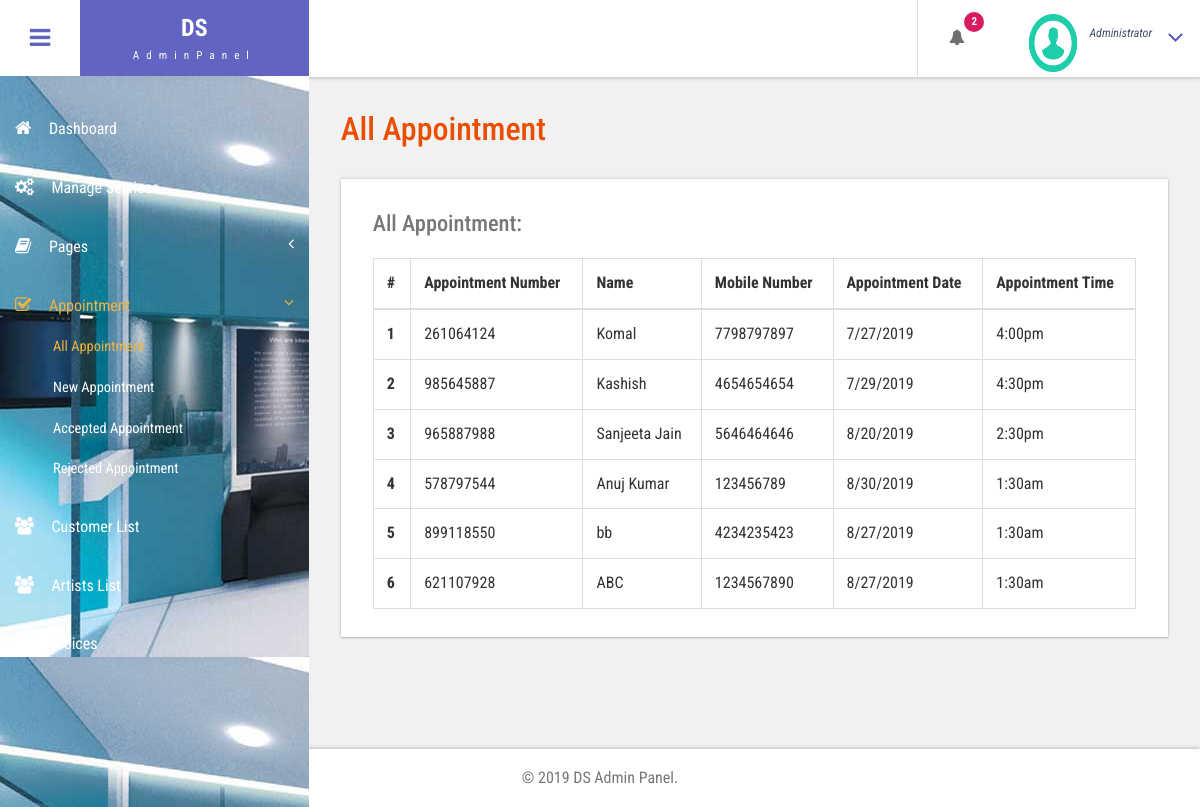
The app's page /admin/all-appointment.php with its own data.
### tables this page shows
CREATE TABLE `tblappointment` (
  `ID` int(10) NOT NULL,
  `AptNumber` varchar(80) DEFAULT NULL,
  `Name` varchar(120) DEFAULT NULL,
  `Email` varchar(120) DEFAULT NULL,
  `PhoneNumber` bigint(11) DEFAULT NULL,
  `AptDate` varchar(120) DEFAULT NULL,
  `AptTime` varchar(120) DEFAULT NULL,
  `Services` varchar(120) DEFAULT NULL,
  `ApplyDate` timestamp NULL DEFAULT current_timestamp(),
  `Remark` varchar(250) NOT NULL,
  `Status` varchar(50) NOT NULL,
  `RemarkDate` timestamp NOT NULL DEFAULT '0000-00-00 00:00:00' ON UPDATE current_timestamp()
);

### admin/all-appointment.php (the view, shortened to what this page needs)
<?php
include('includes/dbconnection.php');
  ?>
<!DOCTYPE HTML>
<html>
<head>
<link href="css/bootstrap.css" rel='stylesheet' type='text/css' />
<link href="css/style.css" rel='stylesheet' type='text/css' />
<link href="css/font-awesome.css" rel="stylesheet">
<link href="css/animate.css" rel="stylesheet" type="text/css" media="all">
<link href="css/custom.css" rel="stylesheet">
</head>
<body class="cbp-spmenu-push">
	<div class="main-content">
		 <?php include_once('includes/sidebar.php');?>
		 <?php include_once('includes/header.php');?>
		<div id="page-wrapper">
			<div class="main-page">
				<div class="tables">
					<h3 class="title1">All Appointment</h3>
					<div class="table-responsive bs-example widget-shadow">
						<h4>All Appointment:</h4>
						<table class="table table-bordered"> <thead> <tr> <th>#</th> <th> Appointment Number</th> <th>Name</th><th>Mobile Number</th> <th>Appointment Date</th><th>Appointment Time</th> </tr> </thead> <tbody>
<?php
$ret=mysqli_query($con,"select *from  tblappointment");
$cnt=1;
while ($row=mysqli_fetch_array($ret)) {
?>
						 <tr> <th scope="row"><?php echo $cnt;?></th> <td><?php  echo $row['AptNumber'];?></td> <td><?php  echo $row['Name'];?></td><td><?php  echo $row['PhoneNumber'];?></td><td><?php  echo $row['AptDate'];?></td> <td><?php  echo $row['AptTime'];?></td>  </tr>   <?php
$cnt=$cnt+1;
}?></tbody> </table>
					</div>
				</div>
			</div>
		</div>
		 <?php include_once('includes/footer.php');?>
	</div>
</body>
</html>

### admin/includes/sidebar.php (shortened to what this page needs)
<div class=" sidebar" role="navigation">
          <div class="navbar-collapse">
      <nav class="cbp-spmenu cbp-spmenu-vertical cbp-spmenu-left" id="cbp-spmenu-s1">
        <ul class="nav" id="side-menu">
          <li>
            <a href="dashboard.php"><i class="fa fa-home nav_icon"></i>Dashboard</a>
          </li>
          <li>
           <a href="manage-services.php"><i class="fa fa-cogs nav_icon"></i>Manage Services </a>
          </li>
          <li class="">
            <a href="about-us.php"><i class="fa fa-book nav_icon"></i>Pages <span class="fa arrow"></span></a>
          </li>
          <li>
            <a href="all-appointment.php"><i class="fa fa-check-square-o nav_icon"></i>Appointment<span class="fa arrow"></span></a>
            <ul class="nav nav-second-level collapse">
              <li>
                <a href="all-appointment.php">All Appointment</a>
              </li>
              <li>
                <a href="new-appointment.php">New Appointment</a>
              </li>
              <li>
                <a href="accepted-appointment.php">Accepted Appointment</a>
              </li>
              <li>
                <a href="rejected-appointment.php">Rejected Appointment</a>
              </li>
            </ul>
          </li>
           <li>
            <a href="customer-list.php" class="chart-nav"><i class="fa fa-users nav_icon"></i>Customer List</a>
          </li>
          <li>
            <a href="artist-list.php" class="chart-nav"><i class="fa fa-users nav_icon"></i>Artists List</a>
          </li>
  <li>
            <a href="invoices.php" class="chart-nav"><i class="fa fa-file-text-o nav_icon"></i>Invoices</a>
          </li>
        </ul>
      </nav>
    </div>
  </div>

### admin/includes/header.php (shortened to what this page needs)
<div class="sticky-header header-section ">
      <div class="header-left">
        <button id="showLeftPush"><i class="fa fa-bars"></i></button>
        <div class="logo">
          <a href="index.html">
            <h1>DS</h1>
            <span>AdminPanel</span>
          </a>
        </div>
      </div>
      <div class="header-right">
        <div class="profile_details_left">
          <ul class="nofitications-dropdown">
            <?php
$ret1=mysqli_query($con,"select ID,Name from  tblappointment where Status=''");
$num=mysqli_num_rows($ret1);
?>
            <li class="dropdown head-dpdn">
              <a href="#" class="dropdown-toggle" data-toggle="dropdown" aria-expanded="false"><i class="fa fa-bell"></i><span class="badge blue"><?php echo $num;?></span></a>
            </li>
          </ul>
          <div class="clearfix"> </div>
        </div>
        <div class="profile_details">
          <ul>
            <li class="dropdown profile_details_drop">
              <a href="#" class="dropdown-toggle" data-toggle="dropdown" aria-expanded="false">
                <div class="profile_img">
                  <span class="prfil-img"><img src="images/download (1).png" alt="" width="50" height="60"> </span>
                  <div class="user-name">
                    <span>Administrator</span>
                  </div>
                  <i class="fa fa-angle-down lnr"></i>
                  <div class="clearfix"></div>
                </div>
              </a>
            </li>
          </ul>
        </div>
      </div>
      <div class="clearfix"> </div>
    </div>

### admin/includes/footer.php
<div class="footer">
   <p>&copy; 2019 DS Admin Panel.</p>
</div>

### admin/css/custom.css (style rules this page uses)
#page-wrapper { padding:7em 2em 2.5em; background-color: #F1F1F1; }
.sidebar .arrow { float: right; }
.sidebar .fa.arrow:before { content: "\f104"; }
.sidebar .active>a>.fa.arrow:before { content: "\f107"; }
.sidebar .nav-second-level li, .sidebar .nav-third-level li { border-bottom: 0!important; margin-bottom: 0; }
.sidebar .nav-second-level li a { padding-left: 53px; font-size: .9em; }

### records on screen
tblappointment: AptNumber "261064124", Name "Komal", PhoneNumber "7798797897", AptDate "7/27/2019", AptTime "4:00pm"
tblappointment: AptNumber "985645887", Name "Kashish", PhoneNumber "4654654654", AptDate "7/29/2019", AptTime "4:30pm"
tblappointment: AptNumber "965887988", Name "Sanjeeta Jain", PhoneNumber "5646464646", AptDate "8/20/2019", AptTime "2:30pm"
tblappointment: AptNumber "578797544", Name "Anuj Kumar", PhoneNumber "123456789", AptDate "8/30/2019", AptTime "1:30am"
tblappointment: AptNumber "899118550", Name "bb", PhoneNumber "4234235423", AptDate "8/27/2019", AptTime "1:30am"
tblappointment: AptNumber "621107928", Name "ABC", PhoneNumber "1234567890", AptDate "8/27/2019", AptTime "1:30am"

### other values on screen
$num "2"
